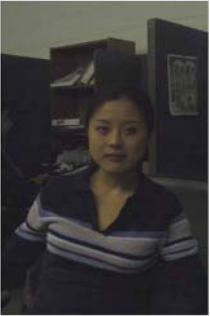
#> input picture resources/images/aindane_1_origin.png, 210 x 316 px
$ python ale.py   (older library calls are emulated)
#> lines starting #> are read from the running program, lines starting #| are printed output that depends on the picture
#> in _test_all, I_bgr is the input picture: shape (316, 210, 3); mean B, G, R 55.2, 55.8, 58
"""
Created on June 9, 2015
@author: shiruilu

Adaptive Luminance Enhancement from AINDANE
"""

import numpy as np
import cv2
import matplotlib.pyplot as plt
from math import sqrt, pi
import time

IMG_DIR = '../resources/images/'
BM_DIR = './benchmarks/'
eps = 1e-6 # eliminate divide by zero error in I_conv/I

def ale(I_bgr):
    """ale algorithm in 3.1 of the paper"""
    I = cv2.cvtColor(I_bgr, cv2.COLOR_BGR2GRAY)
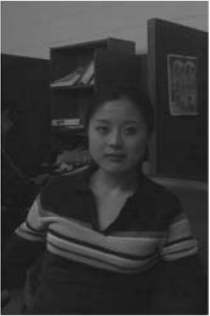
#> I: shape (316, 210); min 18, max 255, mean 56.4
    #?cv2 doing same as NTSC I_NTSC = (76.245*I[..., 2] + 149.685*I[..., 1] + 29.07*I[..., 0])/255.0 # equation 1
    In = I/255.0 #2d array, equation 2
    #hist, bins = np.histogram(I.flatten(), bins=256, range=[0,256])
    hist = cv2.calcHist([I],[0],None,[256],[0,256])
#> hist = 256 values, max 4754 at index 34, min 0 at index 0, mean 259.2
    cdf = hist.cumsum()
#> cdf = 256 values from 0 to 66360
    #cdf_normalized = cdf * hist.max()/ cdf.max()
    L = np.searchsorted(cdf, 0.1*I.shape[0]*I.shape[1], side='right') # http://stackoverflow.com/a/25032853/2729100
#> L = 29
    L_as_array = np.array([L]) # L as array
#> L_as_array = [29]
    z = np.piecewise(L_as_array, [L_as_array<=50, L_as_array>50 and L_as_array<=150, L_as_array>150], [0, (L-50)/100.0, 1]) #http://stackoverflow.com/a/16575522/2729100
#> z = [0]

    In_prime = (In**(0.75*z+0.25) + (1-In)*0.4*(1-z) + In**(2-z)) /2.0
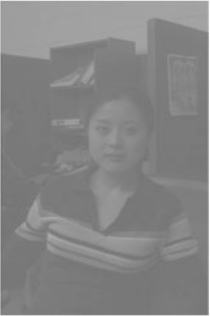
#> In_prime: shape (316, 210) float64; min 0.446, max 1, mean 0.523
    return I, In_prime

def ace(I, In_prime, c=5):
    """"ace algo in 3.2"""
#> called with c = 5
    # https://youtu.be/jWVCHZUfbyY?t=4m8s, sigma and c
    sigma = sqrt(c**2 /2)
    ## K = 1/(sigma * sqrt(2*pi)) # once forget, see black pen notes on paper
    # transform to freqency domain: http://stackoverflow.com/questions/12861641/using-fft2-with-reshaping-for-an-rgb-filter
    #I = cv2.imread(img_path, cv2.CV_LOAD_IMAGE_GRAYSCALE)
    img_freq = np.fft.fft2(I)
    img_freq_shift = np.fft.fftshift(img_freq)
    # decide on size of Gaussian filter: http://stackoverflow.com/questions/16165666/how-to-determine-the-window-size-of-a-gaussian-filter
    # http://opencv-python-tutroals.readthedocs.org/en/latest/py_tutorials/py_imgproc/py_transforms/py_fourier_transform/py_fourier_transform.html
    gaussian_x = cv2.getGaussianKernel(int(round(sigma*3)), int(round(sigma))) ##CAUTION, sigma is int??
    gaussian = gaussian_x*gaussian_x.T
    gaussian_freq_shift = np.fft.fftshift( np.fft.fft2(gaussian, I.shape) ) ##gaussian kernel padded with 0, extend to image.shape

    # from http://opencv-python-tutroals.readthedocs.org/en/latest/py_tutorials/py_imgproc/py_transforms/py_fourier_transform/py_fourier_transform.html
    image_fm = img_freq_shift * gaussian_freq_shift # element wise multiplication
    # from http://kitchingroup.cheme.cmu.edu/pycse/pycse.html
    I_conv = np.real( np.fft.ifft2( np.fft.ifftshift(image_fm) ) ) # equation 6
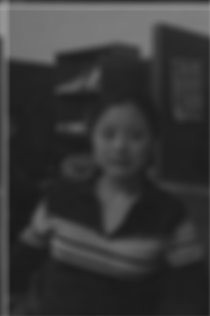
#> I_conv: shape (316, 210) float64; min 25.44, max 158.8, mean 56.4

    sigma_I = np.std(I) # http://stackoverflow.com/a/13411610/2729100
#> sigma_I = 36.92
    sigma_I = np.array([sigma_I]) # to an array
#> sigma_I = [36.92]
    P = np.piecewise(sigma_I, [sigma_I<=3, sigma_I>3 and sigma_I<10, sigma_I>=10], [3, 1.0*(27-2*sigma_I)/7, 1]) #http://stackoverflow.com/a/16575522/2729100
#> P = [1]
    E = ((I_conv+eps) / (I+eps)) ** P
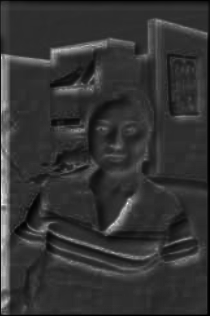
#> E: shape (316, 210) float64; min 0.192, max 4.63, mean 1.1; drawn with min black and max white
    S = 255 * np.power(In_prime, E)
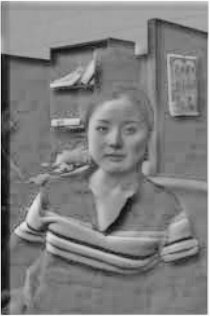
#> S: shape (316, 210) float64; min 6.06, max 255, mean 127.7
    return S

def color_restoration(I_bgr, I, S, lambdaa):
    S_restore = np.zeros(I_bgr.shape)
    for j in range(3): # b,g,r
        S_restore[...,j] = S * (1.0* I_bgr[...,j] / I) * lambdaa[j]
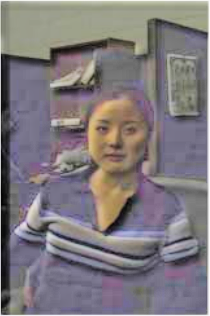
#> S_restore: shape (316, 210, 3) float64; mean B, G, R 129.5, 125.4, 131.6; drawn with min black and max white
    return S_restore

def _test_ale():
    ale(IMG_DIR+'pdbuse.png')
    return 0

def _test_ace():
    ace(IMG_DIR+'input_teaser.png')
    return 0

def _test_color_restoration():
    I_rgb = cv2.cvtColor(cv2.imread(IMG_DIR+'input_teaser.png'), cv2.COLOR_BGR2RGB)
    I = cv2.cvtColor(I_rgb, cv2.COLOR_RGB2GRAY)
    color_restoration(I,I)

def _test_all():
    I_bgr = cv2.imread(IMG_DIR+'aindane_1_origin.png')
    I, In_prime = ale(I_bgr)
    S = ace(I, In_prime, c=5)
    # S_20 = ace(I, In_prime, c=20)
    # S_240 = ace(I, In_prime, c=240)
    # restore using color_restoration (aindane paper)
    S_restore = color_restoration(I_bgr, I, S, [1,1,1]) # choose default lambda as all 1s
    S_display = cv2.cvtColor( np.clip(S_restore, 0, 255).astype('uint8'), cv2.COLOR_BGR2RGB)
    I_rgb = cv2.cvtColor( I_bgr, cv2.COLOR_BGR2RGB)

    # restore using opencv
    #S_display = cv2.cvtColor(np.clip(S, 0, 255).astype('uint8'), cv2.COLOR_GRAY2BGR)

    # plt.imshow( np.hstack([I, S, S_20, S_240]), 'gray' )
    plt.imshow( np.hstack([I_rgb, S_display]) )
    plt.show()
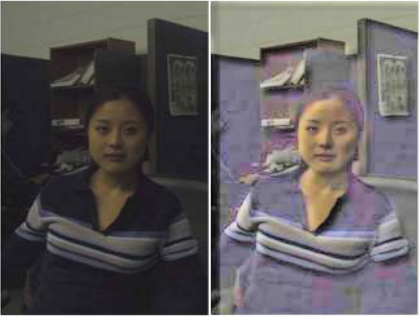
#> shown: shape (316, 420, 3); mean R, G, B 94.6, 90.4, 92.1

if __name__ == '__main__':
    _test_all()

$ run again, with resources/images/aindane_1.png copied over resources/images/aindane_1_origin.png
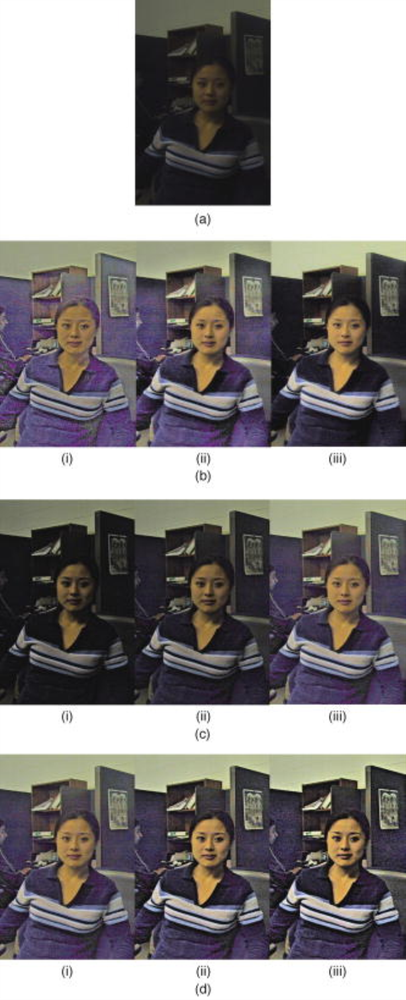
#> input picture resources/images/aindane_1.png, 406 x 1000 px, shrunk from 790 x 1944 before the run
#> in _test_all, I_bgr is the input picture: shape (1000, 406, 3); mean B, G, R 133.6, 133.6, 137.3
#> hist = 256 values, max 112012 at index 255, min 0 at index 0, mean 1585.9
#> cdf = 256 values from 0 to 406000
#> L = 27
#> L_as_array = [27]
#> z = [0]
#> in ace, `I_conv = np.real( np.fft.ifft2( np.fft.ifftshift(image_fm) ) )`:
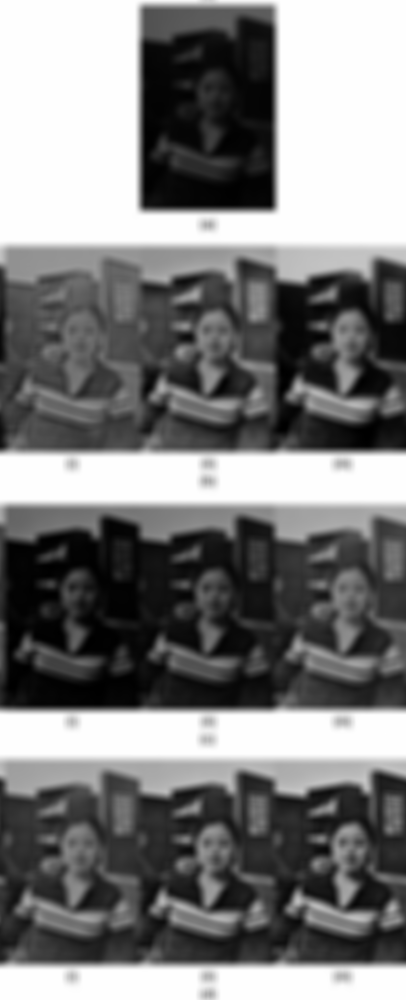
#> I_conv: shape (1000, 406) float64; min 18.71, max 255, mean 134.7; drawn with min black and max white
#> in ace, `sigma_I = np.std(I)`: sigma_I = 91.02
#> in ace, `sigma_I = np.array([sigma_I])`: sigma_I = [91.02]
#> P = [1]
#> in _test_all, `plt.show()`:
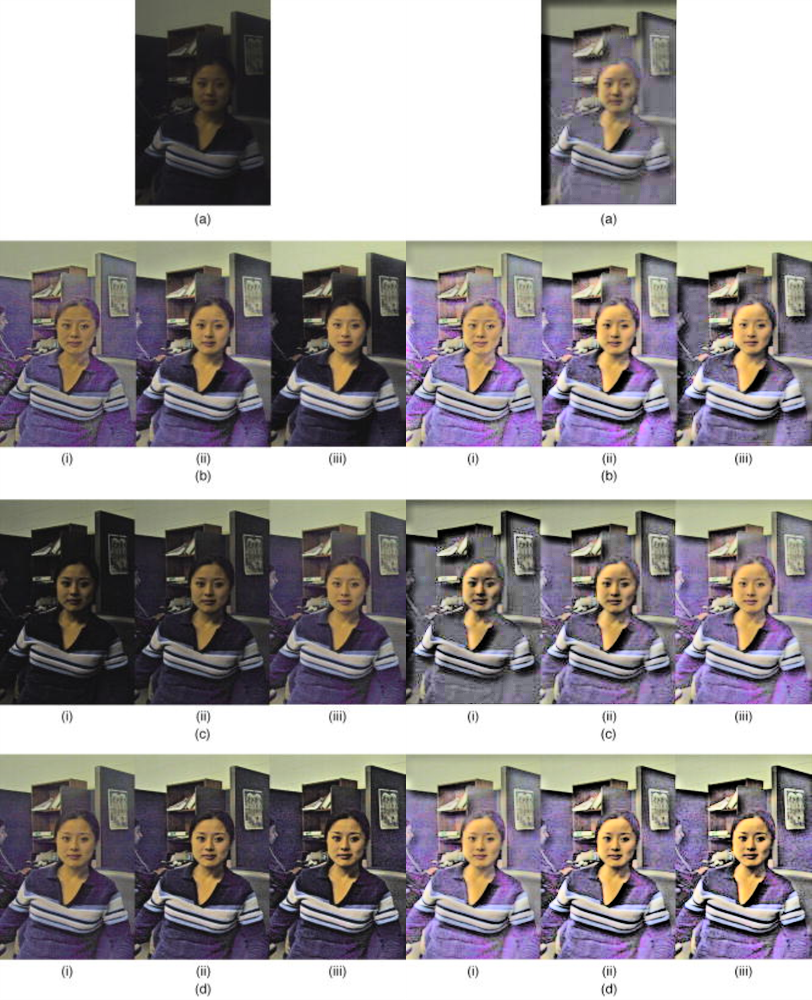
#> shown: shape (1000, 812, 3); mean R, G, B 156.2, 150.8, 153.2

$ run again, with resources/images/teaser_face.png copied over resources/images/aindane_1_origin.png
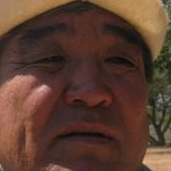
#> input picture resources/images/teaser_face.png, 171 x 171 px
#> in _test_all, I_bgr is the input picture: shape (171, 171, 3); mean B, G, R 48.2, 61.1, 90.1
#> hist = 256 values, max 847 at index 49, min 0 at index 0, mean 114.2
#> cdf = 256 values from 0 to 29241
#> L = 38
#> L_as_array = [38]
#> z = [0]
#> in ace, `I_conv = np.real( np.fft.ifft2( np.fft.ifftshift(image_fm) ) )`:
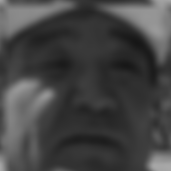
#> I_conv: shape (171, 171) float64; min 22.59, max 169, mean 68.3
#> in ace, `sigma_I = np.std(I)`: sigma_I = 35.32
#> in ace, `sigma_I = np.array([sigma_I])`: sigma_I = [35.32]
#> P = [1]
#> in _test_all, `plt.show()`:
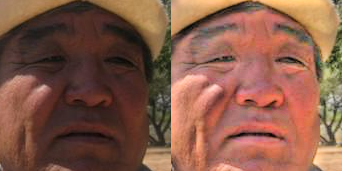
#> shown: shape (171, 342, 3); mean R, G, B 134.8, 90.2, 72.3
